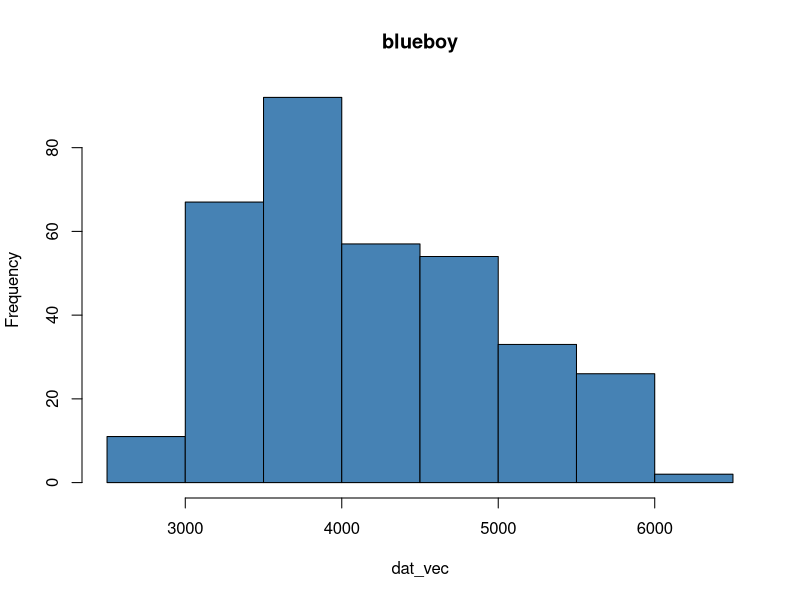
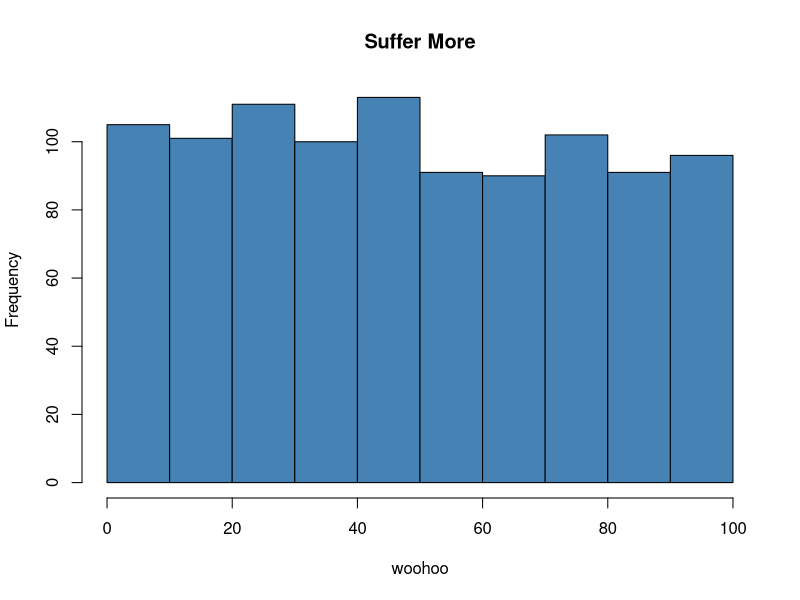

The R source for these figures, in order:
require(palmerpenguins)
require(here)


#initial png foolishness ----

pngslave = function(image_file)
  {
  require(here)
  png(
    here("images",image_file),
    width = 1200, height = 1000
  )

}

pngslave("nightmarehistogram.png")

dev.off()






#more goofiness with histograms ----

dat_vec <- penguins$body_mass_g

hist(dat_vec, col = "steelblue", main = "blueboy")

histoslave = function(dat_vec, my_title, x_label)
{
  hist(dat_vec, col = "steelblue", main = my_title, xlab = x_label)
}

sample(x = 1:100, size = 1000, replace = TRUE)

histoslave(dat_vec = sample(x = 1:100, size = 1000, replace = TRUE), my_title = "Suffer More", x_label = "woohoo")



#i do my actual lab now please ----


